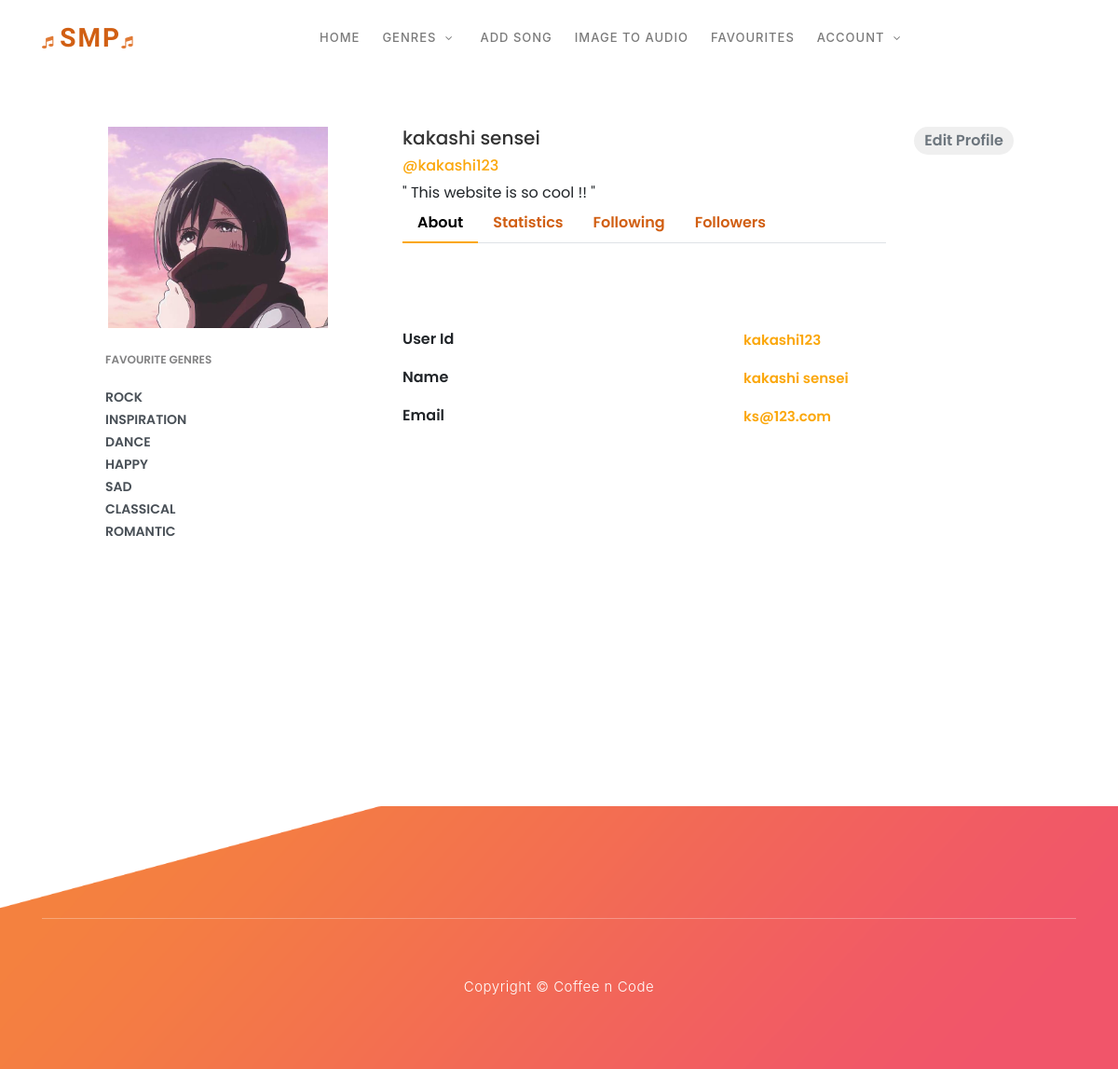
Screenshot of /main/profile (signed in) with the database file from the repository.
### users/models.py (models this page shows, shortened)
class Profile(models.Model):
    user = models.OneToOneField(User, on_delete=models.CASCADE)
    bio = models.TextField(max_length=500, blank=True)
    pic = models.ImageField(default='user.png',upload_to='profile_pics')
    tags = models.CharField(max_length=50, blank=True)

### main/views.py (the view, shortened to what this page needs)
# urls.py: path('profile', views.profile, name='profile'),
def profile(request):
    if not request.user.is_authenticated:
        return redirect('errorpage')
    songs = Song.objects.all()
    mysongs = songs.filter(user=request.user.id)
    favsongs = songs.filter(likedby=request.user)
    song_count = len(mysongs)
    fav_count = len(favsongs)
    f = Friend.objects.all()
    f = f.filter(user1=request.user)
    p = Profile.objects.get(user=request.user)
    my_tags = str(p.tags).split(' ')
    my_tags = [i for i in my_tags if i]
    fr = Friend.objects.all()
    fr2 = f.filter(user1=request.user)
    following = len(fr2)
    followers = 0
    for o in fr:
        if o.user2 == request.user:
            followers += 1
    f2 = Friend.objects.all()
    f2 = f2.filter(user2=request.user)
    li = []
    for obj in f2:
        li.append(obj.user1.id)
    li = set(li)
    y = Profile.objects.all()
    li2 = []
    for t in y:
        if t.user.id in li:
            li2.append(t)
    context = {
        'my_songs' : mysongs,
        'profile':p,
        'count_my':song_count,
        'count_fav':fav_count,
        'f':f,
        'following':following,
        'followers':followers,
        'f2':li2,
        'my_tags':my_tags,
    }
    return render(request,'main/account.html',context)

### main/templates/main/account.html (shortened to what this page needs)
{% include 'main/header.html' %}
{% load static %}
{% load define_action %}
<link href="//maxcdn.bootstrapcdn.com/bootstrap/4.1.1/css/bootstrap.min.css" rel="stylesheet" id="bootstrap-css">
<div class="container emp-profile">
            <form method="post">
                <div class="row">
                    <div class="col-md-4">
                        <div class="profile-img">
                            <img src="{{ profile.pic.url }}" alt=""/>
                        </div>
                    </div>
                    <div class="col-md-6">
                        <div class="profile-head">
                                    <h5>
                                        {{ request.user.first_name }} {{ request.user.last_name }}
                                    </h5>
                                    <h6>
                                        @{{ request.user }}
                                    </h6>
                                    " {{ profile.bio }} "
                            <ul class="nav nav-tabs" id="myTab" role="tablist">
                                <li class="nav-item">
                                    <a class="nav-link active" id="home-tab" data-toggle="tab" href="#home" role="tab" aria-controls="home" aria-selected="true">About</a>
                                </li>
                                <li class="nav-item">
                                    <a class="nav-link" id="profile-tab" data-toggle="tab" href="#profile" role="tab" aria-controls="profile" aria-selected="false">Statistics</a>
                                </li>
                                <li class="nav-item">
                                    <a class="nav-link" id="following-tab" data-toggle="tab" href="#following" role="tab" aria-controls="profile" aria-selected="false">Following</a>
                                </li>
                                <li class="nav-item">
                                    <a class="nav-link" id="followers-tab" data-toggle="tab" href="#followers" role="tab" aria-controls="profile" aria-selected="false">Followers</a>
                                </li>
                            </ul>
                        </div>
                    </div>
                    <div class="col-md-2">
                        <input type="submit" class="profile-edit-btn" name="btnAddMore" value="Edit Profile"/>
                    </div>
                </div>
                <div class="row">
                    <div class="col-md-4">
                        <div class="profile-work">
                            <p>FAVOURITE GENRES</p>
                            {% for x in my_tags %}
                            <a href="{% url 'tag' x %}" style="text-transform: uppercase;">{{ x }}</a><br/>
                            {% endfor %}
                        </div>
                    </div>
                    <div class="col-md-8">
                        <div class="tab-content profile-tab" id="myTabContent">
                            <div class="tab-pane fade show active" id="home" role="tabpanel" aria-labelledby="home-tab">
                                        <div class="row">
                                            <div class="col-md-6">
                                                <label>User Id</label>
                                            </div>
                                            <div class="col-md-6">
                                                <p>{{ request.user }}</p>
                                            </div>
                                        </div>
                                        <div class="row">
                                            <div class="col-md-6">
                                                <label>Name</label>
                                            </div>
                                            <div class="col-md-6">
                                                <p>{{ request.user.first_name }} {{ request.user.last_name }}</p>
                                            </div>
                                        </div>
                                        <div class="row">
                                            <div class="col-md-6">
                                                <label>Email</label>
                                            </div>
                                            <div class="col-md-6">
                                                <p>{{ request.user.email }}</p>
                                            </div>
                                        </div>
                            </div>
                        </div>
                        </div>
                        </div>
                    </div>
        <footer id="contact-us">
            <div class="container">
                <div class="row">
                    <div class="col-lg-12">
                        <div class="sub-footer">
                            <p>Copyright &copy; Coffee n Code</p>
                        </div>
                    </div>
                </div>
            </div>
        </footer>

### main/static/main/assets/css/templatemo-lava.css (style rules this page uses)
html, body, div, span, applet, object, iframe, h1, h2, h3, h4, h5, h6, p, blockquote, div pre, a, abbr, acronym, address, big, cite, code, del, dfn, em, font, img, ins, kbd, q, s, samp, small, strike, strong, sub, sup, tt, var, b, u, i, center, dl, dt, dd, ol, ul, li, figure, header, nav, section, article, aside, footer, figcaption { margin: 0; padding: 0; border: 0; outline: 0; }
ul, li { padding: 0; margin: 0; list-style: none; }
header, nav, section, article, aside, footer, hgroup { display: block; }
* { box-sizing: border-box; }
html, body { font-family: 'Poppins', sans-serif; font-weight: 400; background-color: #fff; font-size: 16px; -ms-text-size-adjust: 100%; -webkit-font-smoothing: antialiased; -moz-osx-font-smoothing: grayscale; }
a { text-decoration: none !important; }
h1, h2, h3, h4, h5, h6 { margin-top: 0px; margin-bottom: 0px; }
ul { margin-bottom: 0px; }
p { font-size: 15px; line-height: 25px; color: #888; }
html, body { background: #fff; font-family: 'Poppins', sans-serif; }
footer { margin-top: 200px; padding-top: 120px; background-image: url(../images/footer-bg.png); background-repeat: no-repeat; background-position: center center; background-size: cover; width: 100%; }
footer .sub-footer { padding: 60px 0px; border-top: 1px solid rgba(250,250,250,0.3); text-align: center; }
footer .sub-footer p { color: #fff; font-size: 15px; font-weight: 300; letter-spacing: 0.5px; }

### main/templates/main/account.html (style rules this page uses)
.emp-profile { padding: 3%; margin-top: 3%; margin-bottom: 3%; border-radius: 0.5rem; background: #fff; font-family: 'Poppins', sans-serif; }
.profile-img { text-align: center; }
.profile-img img { width: 70%; height: 100%; }
.profile-head h5 { color: #333; }
.profile-head h6 { color: #fba70b; }
.profile-edit-btn { border: none; border-radius: 1.5rem; width: 70%; padding: 2%; font-weight: 600; color: #6c757d; cursor: pointer; }
.profile-head .nav-tabs { margin-bottom:5%; }
.profile-head .nav-tabs .nav-link { font-weight:600; border: none; color: #d15f13; }
.profile-head .nav-tabs .nav-link.active { border: none; border-bottom:2px solid #fba70b; color: black; }
.profile-work { padding: 14%; margin-top: -15%; }
.profile-work p { font-size: 12px; color: #818182; font-weight: 600; margin-top: 10%; }
.profile-work a { text-decoration: none; color: #495057; font-weight: 600; font-size: 14px; }
.profile-tab label { font-weight: 600; }
.profile-tab p { font-weight: 600; color: #fba70b; }

### rows the page displays
Profile: pic (picture), bio "This website is so cool !!"

### other values shown
{{ request.user.first_name }} "kakashi"
{{ request.user.last_name }} "sensei"
{{ request.user }} "kakashi123"
{{ x }} "ROCK" "INSPIRATION" "DANCE" "HAPPY" "SAD" "CLASSICAL" "ROMANTIC"
{{ request.user.email }} "ks@123.com"
